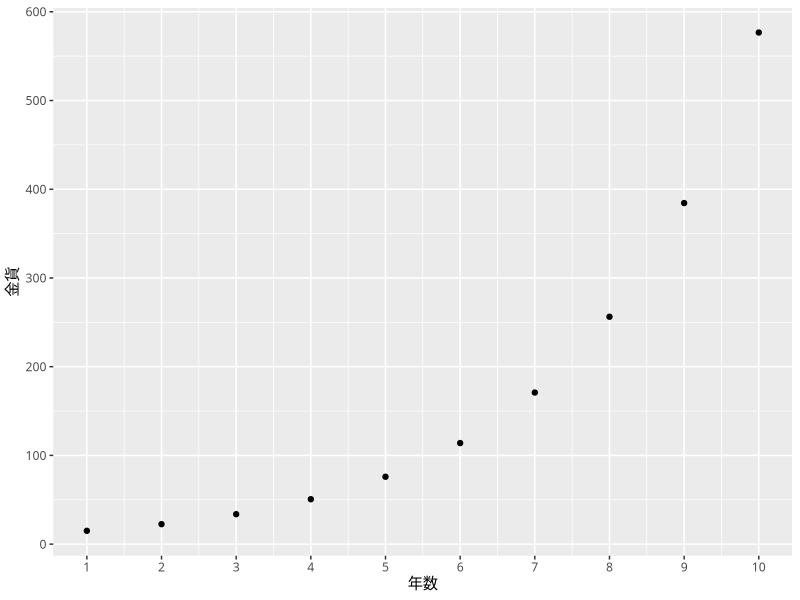
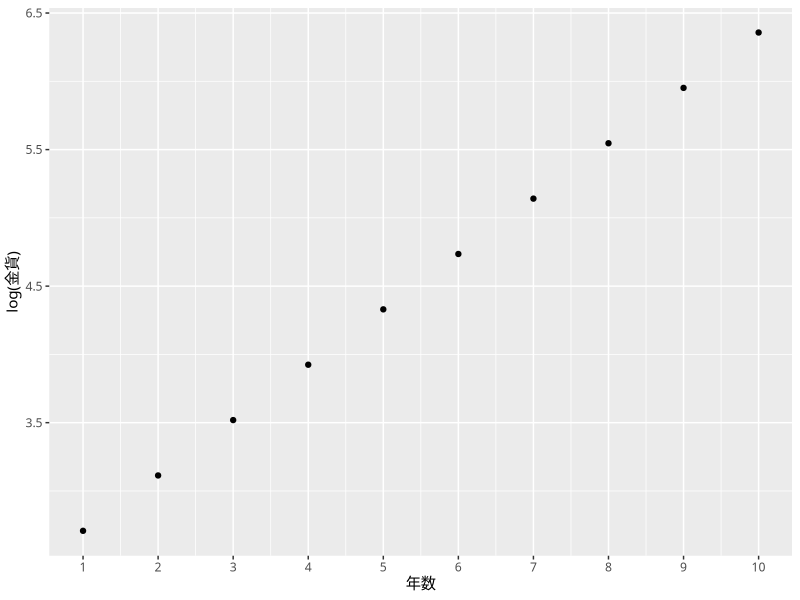

The R script that drew these images, in order:
## ---- chunk 1
knitr::opts_chunk$set(echo = TRUE, 
                      tidy.opts = list(width.cutoff = 60),
                      tidy = TRUE, 
                      out.width = '95%')
## ---- chunk 2
htmltools::tagList(rmarkdown::html_dependency_font_awesome())
## ---- chunk 3
library(highr)
library(rmarkdown)
library(ggplot2)
old = theme_set(theme_gray(base_family = "HiraKakuProN-W3"))
## ---- chunk 4
time <- 1:10 # 貯蓄期間
r <- 0.5 # 成長率
a <- 10 # 預けた金貨
y <- a * (1 + r) ^ time # 指数関数的な成長, (1+r) is the growth factor
plt <- qplot(seq_along(y), y, xlab = "年数", ylab = "金貨")
plt + scale_y_continuous(breaks = seq(0, 1000, by = 100)) + scale_x_continuous(breaks = seq(0, 10, by = 1))
## ---- chunk 5
plt <- qplot(seq_along(y), log(y), xlab = "年数", ylab = "log(金貨)")
plt + scale_x_continuous(breaks = seq(0, 10, by = 1))
